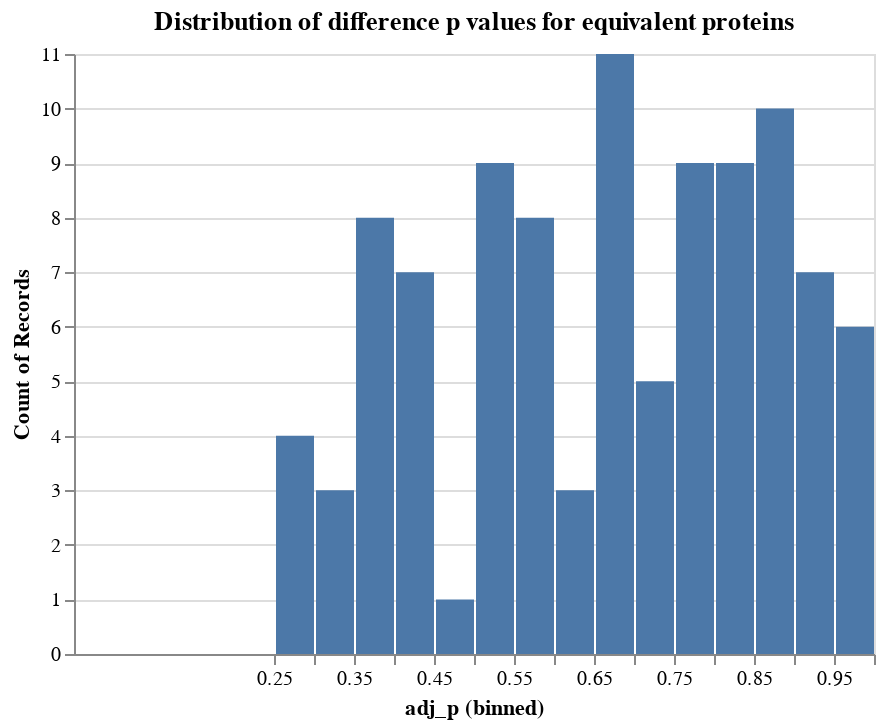

Notebook source saved alongside this figure:
### Markdown cell above
## Out of curiousity, look at the ttest pvalues for difference, for the equivalent proteins

### Code cell
ttres = pd.\
read_csv(f"{CHROMOSOME}{ARM}_{TRANS_OR_CIS}effects_ttest.tsv", sep="\t").\
rename(columns={"Name": "protein"}).\
set_index("protein")

cancer_types = sorted(ttres.columns.to_series().str.split("_", n=1, expand=True)[0].unique())

ttres_long = pd.DataFrame()

for cancer_type in cancer_types:
    cancer_df = ttres.\
    loc[:, ttres.columns.str.startswith(cancer_type)].\
    dropna(axis="index", how="all").\
    reset_index(drop=False)
    
    # If the cancer type has database IDs, make a separate column that has them.
    # If not, create a column of NaNs (so that the tables all match)
    if f"{cancer_type}_Database_ID" in cancer_df.columns:
        cancer_df = cancer_df.rename(columns={f"{cancer_type}_Database_ID": "Database_ID"})
    else:
        cancer_df = cancer_df.assign(Database_ID=np.nan)
        
    # Rename the pvalue column to not have the cancer type
    cancer_df = cancer_df.\
    rename(columns={f"{cancer_type}_pvalue": "adj_p"}).\
    assign(cancer_type=cancer_type)
    
    # Reorder the columns
    cancer_df = cancer_df[["cancer_type", "protein", "Database_ID", "adj_p"]]
    
    # Append to the overall dataframe
    ttres_long = ttres_long.append(cancer_df)

# Drop duplicate rows and reset the index
ttres_long = ttres_long[~ttres_long.duplicated(keep=False)].\
reset_index(drop=True)

# Get the difference p values for all proteins that passed
diffs = pd.DataFrame()
for prot_idx in prots.index:
    
    prot = prots.loc[prot_idx, "protein"]
    cancer_type = prots.loc[prot_idx, "cancer_type"]
    
    diffs = diffs.append(ttres_long[
        (ttres_long["protein"] == prot) &
        (ttres_long["cancer_type"] == cancer_type)
    ])

# Plot the distribution of the difference p values for the equivalent proteins
alt.Chart(diffs).mark_bar().encode(
    x=alt.X(
        "adj_p",
        bin=alt.Bin(step=0.05),
        scale=alt.Scale(
            domain=[0, 1]
        )
    ),
    y=alt.Y(
        "count()"
    )
).properties(
    title="Distribution of difference p values for equivalent proteins"
)

### Figure 1 — Vega-Lite specification as saved in the notebook (floating-point values rounded to 4 significant figures)
{"config": {"view": {"continuousWidth": 400, "continuousHeight": 300}}, "data": {"name": "data-47a0e1875e96f35c86ad352a996ca85a"}, "mark": "bar", "encoding": {"x": {"type": "quantitative", "bin": {"step": 0.05}, "field": "adj_p", "scale": {"domain": [0, 1]}}, "y": {"type": "quantitative", "aggregate": "count"}}, "title": "Distribution of difference p values for equivalent proteins", "$schema": "https://vega.github.io/schema/vega-lite/v4.8.1.json", "datasets": {"data-47a0e1875e96f35c86ad352a996ca85a": [{"cancer_type": "brca", "protein": "ADAMDEC1", "Database_ID": "NP_055294.1|NP_001138744.1", "adj_p": 0.8743}, {"cancer_type": "brca", "protein": "ANGPT2", "Database_ID": "NP_001138.1|NP_001112360.1|NP_001112359.1", "adj_p": 0.5363}, {"cancer_type": "brca", "protein": "CLU", "Database_ID": "NP_001822.3", "adj_p": 0.2993}, {"cancer_type": "brca", "protein": "CTSB", "Database_ID": "NP_001899.1|NP_001304166.1", "adj_p": 0.4087}, {"cancer_type": "brca", "protein": "DCTN6", "Database_ID": "NP_006562.1", "adj_p": 0.7999}, {"cancer_type": "brca", "protein": "DEFA3", "Database_ID": "NP_005208.1|NP_001289194.1|NP_004075.1", "adj_p": 0.875}, {"cancer_type": "brca", "protein": "DEFA4", "Database_ID": "NP_001916.1", "adj_p": 0.3673}, {"cancer_type": "brca", "protein": "DLC1", "Database_ID": "NP_872584.2|NP_001303597.1|NP_001157743.1|NP_079043.3", "adj_p": 0.3673}, {"cancer_type": "brca", "protein": "DOK2", "Database_ID": "NP_003965.2|NP_001304729.1", "adj_p": 0.4171}, {"cancer_type": "brca", "protein": "DUSP4", "Database_ID": "NP_001385.1|NP_476499.1|NP_004409.1", "adj_p": 0.386}, {"cancer_type": "brca", "protein": "KBTBD11", "Database_ID": "NP_055682.1", "adj_p": 0.9788}, {"cancer_type": "brca", "protein": "LOXL2", "Database_ID": "NP_002309.1", "adj_p": 0.5219}, {"cancer_type": "brca", "protein": "LPL", "Database_ID": "NP_000228.1", "adj_p": 0.5824}, {"cancer_type": "brca", "protein": "LZTS1", "Database_ID": "NP_066300.1", "adj_p": 0.5219}, {"cancer_type": "brca", "protein": "MFHAS1", "Database_ID": "NP_004216.2", "adj_p": 0.4741}, {"cancer_type": "brca", "protein": "MSR1", "Database_ID": "NP_619729.1|NP_619730.1", "adj_p": 0.7276}, {"cancer_type": "brca", "protein": "NEFL", "Database_ID": "NP_006149.2", "adj_p": 0.6611}, {"cancer_type": "brca", "protein": "PDGFRL", "Database_ID": "NP_006198.1", "adj_p": 0.3673}, {"cancer_type": "brca", "protein": "PDLIM2", "Database_ID": "NP_067643.3", "adj_p": 0.2993}, {"cancer_type": "brca", "protein": "PEBP4", "Database_ID": "NP_659399.2", "adj_p": 0.875}, {"cancer_type": "brca", "protein": "POLR3D", "Database_ID": "NP_001713.2", "adj_p": 0.386}, {"cancer_type": "brca", "protein": "RBPMS", "Database_ID": "NP_001008712.1|NP_001008711.1", "adj_p": 0.3673}, {"cancer_type": "brca", "protein": "STC1", "Database_ID": "NP_003146.1", "adj_p": 0.2888}, {"cancer_type": "brca", "protein": "STMN4", "Database_ID": "NP_110422.2|NP_001269982.1|NP_001269983.1|NP_001269984.1", "adj_p": 0.3673}, {"cancer_type": "brca", "protein": "TDRP", "Database_ID": "NP_778250.2|NP_001243042.1", "adj_p": 0.4123}, {"cancer_type": "colon", "protein": "ADAMDEC1", "Database_ID": null, "adj_p": 0.5846}, {"cancer_type": "colon", "protein": "ARHGEF10", "Database_ID": null, "adj_p": 0.5846}, {"cancer_type": "colon", "protein": "CLU", "Database_ID": null, "adj_p": 0.7868}, {"cancer_type": "colon", "protein": "DEFA4", "Database_ID": null, "adj_p": 0.6564}, {"cancer_type": "colon", "protein": "DOK2", "Database_ID": null, "adj_p": 0.9211}, {"cancer_type": "colon", "protein": "KCTD9", "Database_ID": null, "adj_p": 0.9211}, {"cancer_type": "colon", "protein": "LOXL2", "Database_ID": null, "adj_p": 0.8117}, {"cancer_type": "colon", "protein": "MSR1", "Database_ID": null, "adj_p": 0.7775}, {"cancer_type": "colon", "protein": "PDLIM2", "Database_ID": null, "adj_p": 0.4161}, {"cancer_type": "colon", "protein": "POLR3D", "Database_ID": null, "adj_p": 0.6069}, {"cancer_type": "colon", "protein": "SORBS3", "Database_ID": null, "adj_p": 0.5964}, {"cancer_type": "hnscc", "protein": "ADAMDEC1", "Database_ID": null, "adj_p": 0.7556}, {"cancer_type": "hnscc", "protein": "ANGPT2", "Database_ID": null, "adj_p": 0.9157}, {"cancer_type": "hnscc", "protein": "BIN3", "Database_ID": null, "adj_p": 0.7958}, {"cancer_type": "hnscc", "protein": "BNIP3L", "Database_ID": null, "adj_p": 0.7806}, {"cancer_type": "hnscc", "protein": "CLU", "Database_ID": null, "adj_p": 0.9721}, {"cancer_type": "hnscc", "protein": "CTSB", "Database_ID": null, "adj_p": 0.713}, {"cancer_type": "hnscc", "protein": "DEFA4", "Database_ID": null, "adj_p": 0.5384}, {"cancer_type": "hnscc", "protein": "KCTD9", "Database_ID": null, "adj_p": 0.6645}, {"cancer_type": "hnscc", "protein": "LPL", "Database_ID": null, "adj_p": 0.8412}, {"cancer_type": "hnscc", "protein": "LZTS1", "Database_ID": null, "adj_p": 0.9157}, {"cancer_type": "hnscc", "protein": "MFHAS1", "Database_ID": null, "adj_p": 0.8412}, {"cancer_type": "hnscc", "protein": "MSR1", "Database_ID": null, "adj_p": 0.8158}, {"cancer_type": "hnscc", "protein": "MYOM2", "Database_ID": null, "adj_p": 0.8989}, {"cancer_type": "hnscc", "protein": "NUDT18", "Database_ID": null, "adj_p": 0.6867}, {"cancer_type": "hnscc", "protein": "PNMA2", "Database_ID": null, "adj_p": 0.9157}, {"cancer_type": "hnscc", "protein": "RBPMS", "Database_ID": null, "adj_p": 0.4139}, {"cancer_type": "hnscc", "protein": "SLC7A2", "Database_ID": null, "adj_p": 0.5965}, {"cancer_type": "lscc", "protein": "ADAMDEC1", "Database_ID": "NP_055294.1|NP_001138743.1", "adj_p": 0.8532}, {"cancer_type": "lscc", "protein": "ANGPT2", "Database_ID": "NP_001112359.1|NP_001138.1", "adj_p": 0.7082}, {"cancer_type": "lscc", "protein": "ARHGEF10", "Database_ID": "NP_001295082.1", "adj_p": 0.369}, {"cancer_type": "lscc", "protein": "ASAH1", "Database_ID": "NP_004306.3|NP_808592.2|NP_001350672.1|NP_001120977.1", "adj_p": 0.8632}, {"cancer_type": "lscc", "protein": "BIN3", "Database_ID": "NP_061158.1|NP_001349975.1", "adj_p": 0.8269}, {"cancer_type": "lscc", "protein": "BNIP3L", "Database_ID": "NP_001317420.1|NP_004322.1", "adj_p": 0.5045}, {"cancer_type": "lscc", "protein": "CDCA2", "Database_ID": "NP_689775.2|NP_001304835.1|NP_001304836.1", "adj_p": 0.5045}, {"cancer_type": "lscc", "protein": "CLU", "Database_ID": "NP_001822.3", "adj_p": 0.6641}, {"cancer_type": "lscc", "protein": "DEFA3", "Database_ID": "NP_005208.1|NP_001289194.1|NP_001035965.1", "adj_p": 0.8763}, {"cancer_type": "lscc", "protein": "DEFA4", "Database_ID": "NP_001916.1", "adj_p": 0.7082}, {"cancer_type": "lscc", "protein": "DLC1", "Database_ID": "NP_001335010.1|NP_001303597.1|NP_006085.2|NP_001157743.1|NP_079043.3", "adj_p": 0.816}, {"cancer_type": "lscc", "protein": "DOK2", "Database_ID": "NP_003965.2|NP_001304729.1", "adj_p": 0.2774}, {"cancer_type": "lscc", "protein": "GSR", "Database_ID": "NP_000628.2|NP_001182031.1|NP_001182032.1|NP_001182033.1", "adj_p": 0.8532}, {"cancer_type": "lscc", "protein": "KBTBD11", "Database_ID": "NP_055682.1", "adj_p": 0.9013}, {"cancer_type": "lscc", "protein": "KCTD9", "Database_ID": "NP_060104.2", "adj_p": 0.5045}, {"cancer_type": "lscc", "protein": "LPL", "Database_ID": "NP_000228.1", "adj_p": 0.8269}, {"cancer_type": "lscc", "protein": "MFHAS1", "Database_ID": "NP_004216.2", "adj_p": 0.9888}, {"cancer_type": "lscc", "protein": "MSR1", "Database_ID": "NP_619729.1|NP_001350673.1|NP_619730.1|NP_002436.1", "adj_p": 0.679}, {"cancer_type": "lscc", "protein": "NEFL", "Database_ID": "NP_006149.2", "adj_p": 0.9526}, {"cancer_type": "lscc", "protein": "PBK", "Database_ID": "NP_001349969.1|NP_001265874.1", "adj_p": 0.6842}, {"cancer_type": "lscc", "protein": "PDLIM2", "Database_ID": "NP_067643.3", "adj_p": 0.5566}, {"cancer_type": "lscc", "protein": "PEBP4", "Database_ID": "NP_001350162.1", "adj_p": 0.9888}, {"cancer_type": "lscc", "protein": "PINX1", "Database_ID": "NP_060354.4|NP_001271285.1", "adj_p": 0.424}, {"cancer_type": "lscc", "protein": "PNMA2", "Database_ID": "NP_009188.1", "adj_p": 0.5045}, {"cancer_type": "lscc", "protein": "POLR3D", "Database_ID": "NP_001713.2", "adj_p": 0.5859}, {"cancer_type": "lscc", "protein": "PPP2CB", "Database_ID": "NP_001009552.1|NP_001341948.1", "adj_p": 0.3489}, {"cancer_type": "lscc", "protein": "SH2D4A", "Database_ID": "NP_001167630.1|NP_001350039.1|NP_001167631.1", "adj_p": 0.3445}, {"cancer_type": "lscc", "protein": "STC1", "Database_ID": "NP_003146.1", "adj_p": 0.6842}, {"cancer_type": "lscc", "protein": "TNKS", "Database_ID": "NP_003738.2", "adj_p": 0.8624}, {"cancer_type": "luad", "protein": "DLC1", "Database_ID": "NP_001335010.1|NP_001303597.1|NP_006085.2|NP_001157743.1|NP_079043.3", "adj_p": 0.6504}, {"cancer_type": "luad", "protein": "MSR1", "Database_ID": "NP_619729.1|NP_001350673.1|NP_619730.1|NP_002436.1", "adj_p": 0.7776}, {"cancer_type": "luad", "protein": "POLR3D", "Database_ID": "NP_001713.2", "adj_p": 0.71}, {"cancer_type": "ovarian", "protein": "BLK", "Database_ID": "NP_001317394", "adj_p": 0.536}, {"cancer_type": "ovarian", "protein": "CDCA2", "Database_ID": "NP_001304835", "adj_p": 0.8684}, {"cancer_type": "ovarian", "protein": "DCTN6", "Database_ID": "NP_006562", "adj_p": 0.7954}, {"cancer_type": "ovarian", "protein": "DOK2", "Database_ID": "NP_003965", "adj_p": 0.3281}, {"cancer_type": "ovarian", "protein": "KBTBD11", "Database_ID": "NP_055682", "adj_p": 0.6608}, {"cancer_type": "ovarian", "protein": "KCTD9", "Database_ID": "NP_060104", "adj_p": 0.7694}, {"cancer_type": "ovarian", "protein": "LZTS1", "Database_ID": "NP_066300", "adj_p": 0.5555}, {"cancer_type": "ovarian", "protein": "MSR1", "Database_ID": "NP_619729", "adj_p": 0.4153}, {"cancer_type": "ovarian", "protein": "MYOM2", "Database_ID": "NP_003961", "adj_p": 0.9624}, {"cancer_type": "ovarian", "protein": "NEIL2", "Database_ID": "NP_659480", "adj_p": 0.8188}, {"cancer_type": "ovarian", "protein": "NUDT18", "Database_ID": "NP_079091", "adj_p": 0.6521}, {"cancer_type": "ovarian", "protein": "PDGFRL", "Database_ID": "NP_006198", "adj_p": 0.8326}, {"cancer_type": "ovarian", "protein": "PDLIM2", "Database_ID": "NP_067643", "adj_p": 0.629}, {"cancer_type": "ovarian", "protein": "PPP3CC", "Database_ID": "NP_001230904", "adj_p": 0.939}, {"cancer_type": "ovarian", "protein": "TNKS", "Database_ID": "NP_003738", "adj_p": 0.629}]}}
